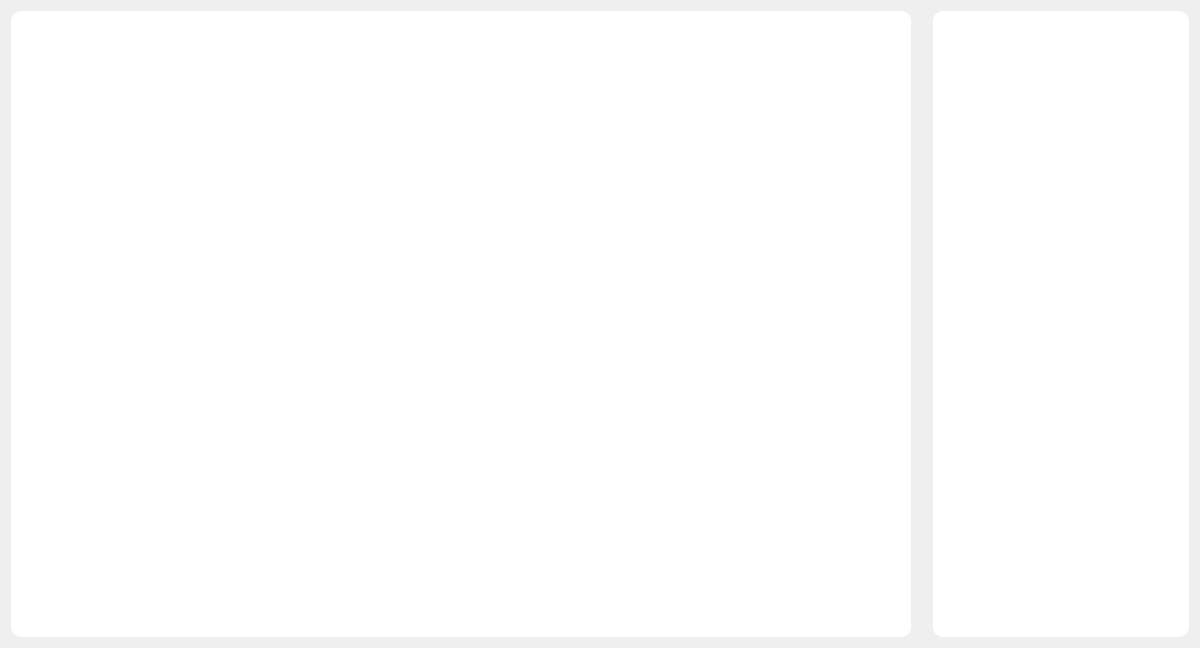
<?xml version="1.0" encoding="UTF-8"?>
<ui version="4.0">
 <class>QualityApplyMain</class>
 <widget class="QWidget" name="QualityApplyMain">
  <property name="geometry">
   <rect>
    <x>0</x>
    <y>0</y>
    <width>1200</width>
    <height>648</height>
   </rect>
  </property>
  <property name="sizePolicy">
   <sizepolicy hsizetype="Fixed" vsizetype="Fixed">
    <horstretch>0</horstretch>
    <verstretch>0</verstretch>
   </sizepolicy>
  </property>
  <property name="minimumSize">
   <size>
    <width>1200</width>
    <height>648</height>
   </size>
  </property>
  <property name="maximumSize">
   <size>
    <width>1200</width>
    <height>648</height>
   </size>
  </property>
  <property name="windowTitle">
   <string>Form</string>
  </property>
  <layout class="QHBoxLayout" name="horizontalLayout">
   <item>
    <widget class="QTableWidget" name="table_left">
     <property name="sizePolicy">
      <sizepolicy hsizetype="Fixed" vsizetype="Fixed">
       <horstretch>0</horstretch>
       <verstretch>0</verstretch>
      </sizepolicy>
     </property>
     <property name="minimumSize">
      <size>
       <width>900</width>
       <height>0</height>
      </size>
     </property>
     <property name="maximumSize">
      <size>
       <width>10000</width>
       <height>10000</height>
      </size>
     </property>
     <property name="styleSheet">
      <string notr="true">QTableWidget#table_left
{
background: #FFFFFF;
font-family: PingFang SC;
font-weight: 500;
font-size: 24px;
border-radius: 10px;
color: #333333;
line-height: 42px;
}
QTableWidget::item {
    text-align: center;
}
QHeaderView {
    font-family: PingFang SC;
	font-weight: 500;
	color: #6D7E92;
	line-height: 42px;
	font-size: 26px;
}

QHeaderView::section {
    background-color: #EFF0F2;
	border-top: 1px solid #E1EBF6;
	border-left: none;
	border-bottom: 1px solid #E1EBF6;
	border-right: none;
	line-height: 42px;
}
QTableWidget::item:selected {
    background: #D4F2F5;
	border-top: none;
	border-left: none;
	border-bottom: 1px solid #22A4B3;
	border-right: none;
}</string>
     </property>
    </widget>
   </item>
   <item>
    <spacer name="horizontalSpacer">
     <property name="orientation">
      <enum>Qt::Horizontal</enum>
     </property>
     <property name="sizeHint" stdset="0">
      <size>
       <width>11</width>
       <height>20</height>
      </size>
     </property>
    </spacer>
   </item>
   <item>
    <widget class="QTableWidget" name="table_right">
     <property name="sizePolicy">
      <sizepolicy hsizetype="Fixed" vsizetype="Fixed">
       <horstretch>0</horstretch>
       <verstretch>0</verstretch>
      </sizepolicy>
     </property>
     <property name="minimumSize">
      <size>
       <width>0</width>
       <height>0</height>
      </size>
     </property>
     <property name="maximumSize">
      <size>
       <width>10000</width>
       <height>10000</height>
      </size>
     </property>
     <property name="styleSheet">
      <string notr="true">QTableWidget#table_right
{
background: #FFFFFF;
font-family: PingFang SC;
font-weight: 500;
font-size: 24px;
border-radius: 10px;
color: #333333;
line-height: 42px;
}
QTableWidget::item {
    text-align: center;
}
QHeaderView {
    font-family: PingFang SC;
	font-weight: 500;
	color: #6D7E92;
	line-height: 42px;
	font-size: 26px;
}

QHeaderView::section {
    background-color: #EFF0F2;
	border-top: 1px solid #E1EBF6;
	border-left: none;
	border-bottom: 1px solid #E1EBF6;
	border-right: none;
	line-height: 42px;
}
QTableWidget::item:selected {
    background: #D4F2F5;
	border-top: none;
	border-left: none;
	border-bottom: 1px solid #22A4B3;
	border-right: none;
}</string>
     </property>
    </widget>
   </item>
  </layout>
 </widget>
 <resources/>
 <connections/>
</ui>
